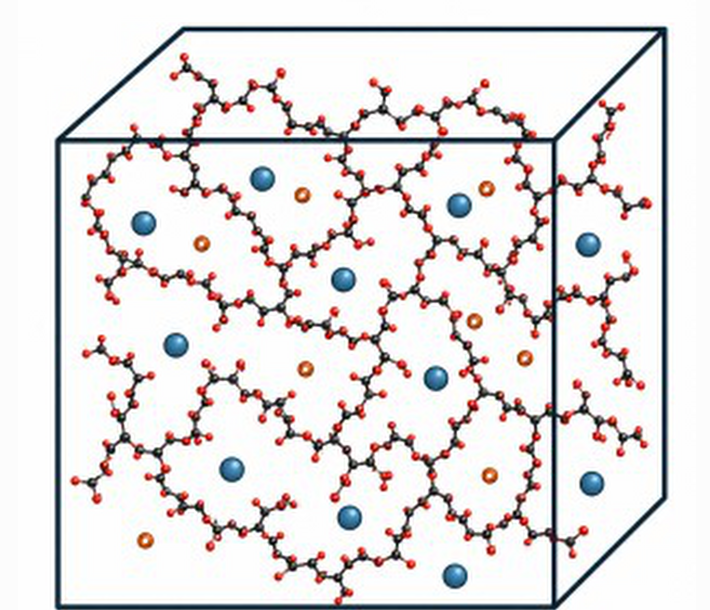
#> input picture assets/manuscript_figures/md_box_source.png, 1420 x 1220 px (shown at 1/2 size); its folder holds only this picture in this run
$ python fig_graphical_abstract_redesign.py
#> lines starting #> are read from the running program, lines starting #| are printed output that depends on the picture
### scripts/manuscript_figures/common.py
from __future__ import annotations

from pathlib import Path

import matplotlib.pyplot as plt
import numpy as np
from matplotlib import font_manager
from matplotlib.transforms import Bbox
from PIL import Image


ROOT = Path(__file__).resolve().parents[2]
FIGURES_DIR = ROOT / "figures"
MANUSCRIPT_FIGURE_DIR = ROOT / "manuscript_figure"
SPEC_DIR = ROOT / "assets" / "manuscript_figures" / "specs"
FONT_ASSET_DIR = ROOT / "assets" / "manuscript_figures" / "fonts"

SVG_CANVAS_DPI = 100
POINTS_PER_SVG_UNIT = 72 / SVG_CANVAS_DPI
FONT_FAMILY = "Liberation Sans"
MATH_FONT_FAMILY = "Cambria Math"
MATH_FALLBACK_FONT_FAMILY = "DejaVu Math TeX Gyre"
MATH_FALLBACK_FONT_SCALE = 0.86
CAMBRIA_MATH_EXTRACTED = FONT_ASSET_DIR / "CambriaMath.ttf"


def manuscript_svg_path(slide_number: int) -> Path:
    return MANUSCRIPT_FIGURE_DIR / f"\uc2ac\ub77c\uc774\ub4dc{slide_number}.SVG"


def manuscript_spec_path(spec_name: str) -> Path:
    return SPEC_DIR / f"{spec_name}.json"


def setup_liberation_sans() -> None:
    for font_dir in (
        ROOT,
        ROOT.parent,
        Path("/usr/share/fonts/truetype/liberation2"),
        Path("/usr/share/fonts/truetype/liberation"),
        Path("/usr/share/fonts/truetype/msttcorefonts"),
        FONT_ASSET_DIR,
        Path.home() / ".fonts",
        Path.home() / ".local/share/fonts",
    ):
        if not font_dir.exists():
            continue
        for font_path in candidate_font_files(font_dir):
            if font_path.suffix.lower() == ".ttc" and "cambria" in font_path.name.lower():
                extracted = extract_cambria_math(font_path)
                if extracted is not None:
                    add_font(extracted)
            add_font(font_path)

    plt.rcParams.update(
        {
            "font.family": "sans-serif",
            "font.sans-serif": [FONT_FAMILY],
            "svg.fonttype": "none",
            "pdf.fonttype": 42,
            "ps.fonttype": 42,
            "figure.dpi": SVG_CANVAS_DPI,
            "savefig.dpi": 600,
        }
    )


def font_available(name: str) -> bool:
    return any(font.name == name for font in font_manager.fontManager.ttflist)


def candidate_font_files(font_dir: Path) -> list[Path]:
    paths: list[Path] = []
    for path in font_dir.iterdir():
        if not path.is_file() or path.suffix.lower() not in {".ttf", ".ttc", ".otf"}:
            continue
        lower_name = path.name.lower()
        if "cambria" in lower_name or "liberation" in lower_name:
            paths.append(path)
    return sorted(paths)


def add_font(path: Path) -> None:
    try:
        font_manager.fontManager.addfont(str(path))
    except Exception:
        return


# [22 lines left out: function extract_cambria_math, not called in this run]


def math_font_family() -> str:
    if font_available(MATH_FONT_FAMILY):
        return MATH_FONT_FAMILY
    return MATH_FALLBACK_FONT_FAMILY


def using_math_fallback() -> bool:
    return not font_available(MATH_FONT_FAMILY)


# [15 lines left out: function content_bbox_inches, not called in this run]


def save_tif_600dpi(fig: plt.Figure, tif_path: Path, *, bbox_inches=None, pad_inches: float = 0.0) -> None:
    tif_path.parent.mkdir(parents=True, exist_ok=True)
    tmp_png = tif_path.with_suffix(".tmp.png")
    fig.savefig(tmp_png, dpi=600, facecolor="white", bbox_inches=bbox_inches, pad_inches=pad_inches)
    with Image.open(tmp_png) as image:
        if image.mode not in {"RGB", "RGBA"}:
            image = image.convert("RGB")
        image.save(tif_path, format="TIFF", dpi=(600, 600), compression="tiff_lzw")
    tmp_png.unlink(missing_ok=True)


# [23 lines left out: functions figure_row, display_or_print, require_outputs, not called in this run]

### scripts/manuscript_figures/fig_graphical_abstract_redesign.py
from __future__ import annotations

import io
from pathlib import Path

import matplotlib.pyplot as plt
from matplotlib import patches
from PIL import Image

from scripts.manuscript_figures.common import (
    FIGURES_DIR,
    FONT_FAMILY,
    MATH_FONT_FAMILY,
    ROOT,
    font_available,
    math_font_family,
    save_tif_600dpi,
    setup_liberation_sans,
)


CANVAS_W = 2048
CANVAS_H = 1068
OUTPUT_NAME = "GraphicalAbstract_redesign"
MD_BOX_SOURCE = ROOT / "assets" / "manuscript_figures" / "md_box_source.png"
LEGACY_GA_PATH = FIGURES_DIR / "GraphicalAbstract.tif"
MD_BOX_CROP = (5580, 1320, 7000, 2540)

PURPLE = "#5A1CFF"
TEAL = "#008D99"
BLACK = "#111111"
O_RED = "#FF0000"
N_BLUE = "#001CFF"
MAJOR_LABEL_SIZE = 16
TRAINING_GRAY = "#777777"


def _math_family() -> str:
    return MATH_FONT_FAMILY if font_available(MATH_FONT_FAMILY) else math_font_family()


def _text(
    ax,
    x: float,
    y: float,
    text: str,
    *,
    size: float = 13,
    weight: str = "normal",
    color: str = BLACK,
    ha: str = "center",
    va: str = "center",
    family: str | None = None,
) -> None:
    ax.text(
        x,
        y,
        text,
        fontsize=size,
        fontweight=weight,
        color=color,
        ha=ha,
        va=va,
        fontfamily=family or FONT_FAMILY,
    )


def _arrow(ax, start: tuple[float, float], end: tuple[float, float], *, color: str = BLACK, lw: float = 1.8) -> None:
    ax.annotate(
        "",
        xy=end,
        xytext=start,
        arrowprops={
            "arrowstyle": "-|>",
            "lw": lw,
            "color": color,
            "mutation_scale": 18,
            "joinstyle": "miter",
            "shrinkA": 0,
            "shrinkB": 0,
        },
    )


def _line_arrow_path(ax, points: list[tuple[float, float]], *, color: str, lw: float = 2.0) -> None:
    xs, ys = zip(*points[:-1])
    ax.plot(xs, ys, color=color, lw=lw, solid_capstyle="butt", solid_joinstyle="miter")
    _arrow(ax, points[-2], points[-1], color=color, lw=lw)


def _dashed_arrow_path(ax, points: list[tuple[float, float]], *, color: str, lw: float = 1.35) -> None:
    arrow_len = 13.0
    end_x, end_y = points[-1]
    prev_x, prev_y = points[-2]
    dx = end_x - prev_x
    dy = end_y - prev_y
    length = (dx**2 + dy**2) ** 0.5
    if length > arrow_len:
        head_start = (end_x - arrow_len * dx / length, end_y - arrow_len * dy / length)
    else:
        head_start = points[-2]

    line_points = [*points[:-1], head_start]
    xs, ys = zip(*line_points)
    ax.plot(
        xs,
        ys,
        color=color,
        lw=lw,
        linestyle=(0, (4, 4)),
        solid_capstyle="butt",
        solid_joinstyle="miter",
    )
    ax.add_patch(
        patches.FancyArrowPatch(
            head_start,
            points[-1],
            arrowstyle="-|>",
            mutation_scale=13,
            linewidth=0,
            facecolor=color,
            edgecolor=color,
        )
    )


def _round_box(
    ax,
    x: float,
    y: float,
    w: float,
    h: float,
    *,
    edge: str = BLACK,
    face: str = "white",
    lw: float = 1.7,
    radius: float = 14,
    linestyle: str = "solid",
) -> None:
    ax.add_patch(
        patches.FancyBboxPatch(
            (x, y),
            w,
            h,
            boxstyle=f"round,pad=0.008,rounding_size={radius}",
            linewidth=lw,
            edgecolor=edge,
            facecolor=face,
            linestyle=linestyle,
        )
    )


def _card_stack(ax) -> None:
    x, y, w, h = 72, 404, 245, 224
    for dx, dy in [(22, -36), (11, -22), (0, 0)]:
        _round_box(ax, x + dx, y + dy, w, h, edge=BLACK, lw=1.6, radius=14)

    _text(ax, x + w / 2, y + 54, "[*] O C C O [*]", size=13.2, weight="bold")
    _text(ax, x + w / 2, y + 112, "[*] C(=O) O C [*]", size=13.2, weight="bold")
    _text(ax, x + w / 2, y + 174, "...", size=17, weight="bold")
    _text(ax, x + w / 2, y + h + 43, "endpoints preserved", size=14)
    _text(ax, x + w / 2, y + h + 80, "SELFIES-PSMILES", size=MAJOR_LABEL_SIZE, weight="bold")
    _text(ax, x + w / 2, y + h + 116, "corpus", size=MAJOR_LABEL_SIZE, weight="bold")
    _dashed_arrow_path(ax, [(330, 356), (438, 356), (438, 448), (495, 448)], color=TRAINING_GRAY, lw=1.25)
    _text(ax, 422, 314, "trained on", size=8.6, color=TRAINING_GRAY, ha="right")
    _text(ax, 422, 338, "SELFIES-PSMILES strings", size=8.6, color=TRAINING_GRAY, ha="right")


def _target_axis(ax) -> None:
    ax.plot([455, 455], [880, 170], color=BLACK, lw=1.6)
    _arrow(ax, (455, 215), (455, 165), color=BLACK, lw=1.6)
    ax.scatter([455], [248], s=120, color=PURPLE, zorder=5)
    ax.scatter([455], [768], s=120, color=TEAL, zorder=5)
    _text(ax, 458, 86, "continuous", size=15)
    _text(ax, 458, 116, "target", size=15)
    _text(ax, 458, 150, "log₁₀ σ", size=14, family=_math_family())

    _text(ax, 576, 192, "representative", size=10.4, weight="bold", color=PURPLE)
    _text(ax, 576, 224, "top-tail", size=12.2, weight="bold", color=PURPLE)
    _text(ax, 576, 256, "target", size=12.2, weight="bold", color=PURPLE)
    _arrow(ax, (576, 302), (576, 415), color=PURPLE, lw=1.8)

    _arrow(ax, (576, 690), (576, 599), color=TEAL, lw=1.8)
    _text(ax, 576, 724, "representative", size=10.4, weight="bold", color=TEAL)
    _text(ax, 576, 756, "lower", size=12.2, weight="bold", color=TEAL)
    _text(ax, 576, 788, "target", size=12.2, weight="bold", color=TEAL)


def _transcvae(ax) -> None:
    _round_box(ax, 495, 415, 162, 184, edge=BLACK, lw=1.8, radius=12)
    _text(ax, 576, 468, "trained", size=10.2)
    _text(ax, 576, 506, "TransCVAE", size=11.0)
    _text(ax, 576, 544, "generator", size=10.8)
    _line_arrow_path(ax, [(657, 470), (690, 470), (690, 357), (725, 357)], color=PURPLE, lw=1.9)
    _line_arrow_path(ax, [(657, 545), (690, 545), (690, 764), (725, 764)], color=TEAL, lw=1.9)


def _bracket(ax, x: float, y: float, h: float, *, side: str, scale: float = 1.0, lw: float = 1.4) -> None:
    tick = 12 * scale
    if side == "left":
        ax.plot([x, x], [y, y + h], color=BLACK, lw=lw)
        ax.plot([x, x + tick], [y, y], color=BLACK, lw=lw)
        ax.plot([x, x + tick], [y + h, y + h], color=BLACK, lw=lw)
    else:
        ax.plot([x, x], [y, y + h], color=BLACK, lw=lw)
        ax.plot([x - tick, x], [y, y], color=BLACK, lw=lw)
        ax.plot([x - tick, x], [y + h, y + h], color=BLACK, lw=lw)


def _atom(ax, x: float, y: float, label: str, *, size: float = 13) -> None:
    color = O_RED if label == "O" else N_BLUE if label == "NH" else BLACK
    ax.text(
        x,
        y,
        label,
        fontsize=size,
        fontweight="bold" if label in {"O", "NH"} else "normal",
        color=color,
        ha="center",
        va="center",
        fontfamily=FONT_FAMILY,
        bbox={"facecolor": "white", "edgecolor": "none", "pad": 0.2},
        zorder=6,
    )


def _bond(ax, points: list[tuple[float, float]], *, lw: float = 1.8) -> None:
    xs, ys = zip(*points)
    ax.plot(xs, ys, color=BLACK, lw=lw, solid_capstyle="round", solid_joinstyle="round")


def _carbonyl(ax, x: float, y: float, *, scale: float = 1.0) -> None:
    ax.plot([x - 4 * scale, x - 4 * scale], [y, y - 58 * scale], color=BLACK, lw=1.5 * scale)
    ax.plot([x + 4 * scale, x + 4 * scale], [y, y - 58 * scale], color=BLACK, lw=1.5 * scale)
    _atom(ax, x, y - 74 * scale, "O", size=13 * scale)


def _polymer(ax, x: float, y: float, *, scale: float = 1.0, variant: str = "top1") -> None:
    s = scale
    left_bracket = x + 50 * s
    right_bracket = x + 438 * s
    _bracket(ax, left_bracket, y - 68 * s, 132 * s, side="left", scale=s)
    _bracket(ax, right_bracket, y - 68 * s, 132 * s, side="right", scale=s)
    _text(ax, x + 16 * s, y, "[*]", size=12 * s, weight="bold")
    _text(ax, x + 474 * s, y, "[*]", size=12 * s, weight="bold")
    _text(ax, right_bracket + 22 * s, y + 72 * s, "n", size=11 * s)

    chains = {
        "top1": {
            "points": [(54, 0), (94, 24), (134, 0), (176, 24), (218, 0), (272, -30), (326, 0), (378, -30), (426, 0)],
            "atoms": [(176, 24, "O"), (382, -30, "NH")],
            "carbonyl": (134, 0),
        },
        "top2": {
            "points": [(54, 0), (94, 24), (134, 0), (176, 24), (224, 0), (280, -30), (336, 0), (386, 26), (426, 4)],
            "atoms": [(176, 24, "NH"), (386, 26, "O")],
            "carbonyl": (134, 0),
        },
        "low1": {
            "points": [(54, 0), (96, 24), (140, 0), (190, 28), (246, -4), (304, 28), (360, 0), (410, 28), (426, 12)],
            "atoms": [(140, 0, "NH"), (304, 28, "O"), (410, 28, "NH")],
            "carbonyl": None,
        },
        "low2": {
            "points": [(54, 0), (94, 24), (134, 0), (184, 34), (248, 0), (310, 34), (372, 0), (410, 24), (426, 10)],
            "atoms": [(410, 24, "O")],
            "carbonyl": (134, 0),
        },
        "sel1": {
            "points": [(54, 0), (94, 24), (134, 0), (176, 24), (218, 0), (272, -30), (326, 0), (378, -30), (426, 0)],
            "atoms": [(176, 24, "O"), (382, -30, "NH")],
            "carbonyl": (134, 0),
        },
        "sel2": {
            "points": [(54, 0), (96, 24), (140, 0), (190, 28), (246, -4), (304, 28), (360, 0), (410, 28), (426, 12)],
            "atoms": [(140, 0, "NH"), (340, 0, "O")],
            "carbonyl": None,
        },
    }
    chain = chains[variant]
    _bond(ax, [(x + px * s, y + py * s) for px, py in chain["points"]], lw=1.8 * s)
    carbonyl = chain["carbonyl"]
    if carbonyl is not None:
        _carbonyl(ax, x + carbonyl[0] * s, y + carbonyl[1] * s, scale=s)
    for px, py, label in chain["atoms"]:
        _atom(ax, x + px * s, y + py * s, label, size=(12 if label == "NH" else 13) * s)


def _pool_boxes(ax) -> None:
    _text(ax, 1008, 50, "valid-endpoint generated pool", size=MAJOR_LABEL_SIZE, weight="bold")

    _text(ax, 1008, 110, "top-tail target generated examples", size=15, color=PURPLE)
    _round_box(ax, 725, 132, 565, 384, edge=PURPLE, face="white", lw=1.5, radius=24, linestyle=(0, (3, 3)))
    _polymer(ax, 762, 236, scale=0.98, variant="top1")
    _polymer(ax, 762, 420, scale=0.98, variant="top2")

    _text(ax, 1008, 585, "lower target generated examples", size=15, color=TEAL)
    _round_box(ax, 725, 615, 565, 332, edge=TEAL, face="white", lw=1.5, radius=24, linestyle=(0, (3, 3)))
    _polymer(ax, 762, 700, scale=0.98, variant="low1")
    _polymer(ax, 762, 858, scale=0.98, variant="low2")


def _ranking_and_selected(ax) -> None:
    _round_box(ax, 1318, 440, 282, 205, edge=BLACK, lw=1.7, radius=13)
    _text(ax, 1459, 520, "PolyBERT-Ridge", size=12.2)
    _text(ax, 1459, 563, "surrogate ranking", size=12.2)

    _line_arrow_path(ax, [(1290, 357), (1459, 357), (1459, 440)], color=PURPLE, lw=2.2)
    _line_arrow_path(ax, [(1290, 764), (1459, 764), (1459, 645)], color=TEAL, lw=2.2)
    _line_arrow_path(ax, [(1600, 542), (1650, 542), (1650, 260), (1696, 260)], color=BLACK, lw=2.0)

    _text(ax, 1860, 110, "selected subset", size=MAJOR_LABEL_SIZE, weight="bold")
    _round_box(ax, 1705, 136, 310, 270, edge=BLACK, lw=1.6, radius=12)
    _polymer(ax, 1714, 226, scale=0.56, variant="sel1")
    _polymer(ax, 1714, 347, scale=0.56, variant="sel2")
    _arrow(ax, (1860, 406), (1860, 490), color=BLACK, lw=1.6)


def _load_md_box() -> Image.Image:
    if MD_BOX_SOURCE.exists():
        with Image.open(MD_BOX_SOURCE) as image:
#> image is the input picture: PIL image 1420x1220 RGB; mean R, G, B 227.5, 223.7, 223.7
            return image.convert("RGB")

    if not LEGACY_GA_PATH.exists():
        raise FileNotFoundError(f"Missing MD box source asset: {MD_BOX_SOURCE}")
    with Image.open(LEGACY_GA_PATH) as image:
        return image.convert("RGB").crop(MD_BOX_CROP)


def _md_panel(ax) -> None:
    md_box = _load_md_box()
    ax.imshow(md_box, extent=(1676, 2024, 505, 814), interpolation="lanczos", origin="lower", zorder=1)
    _text(ax, 1860, 858, "static cNE0 MD", size=MAJOR_LABEL_SIZE, weight="bold")
    _text(ax, 1860, 896, "reassessment", size=MAJOR_LABEL_SIZE, weight="bold")


def make_figure() -> plt.Figure:
    setup_liberation_sans()
    fig = plt.figure(figsize=(7026 / 600, 3660 / 600), dpi=100)
    ax = fig.add_axes([0, 0, 1, 1])
    ax.set_xlim(0, CANVAS_W)
    ax.set_ylim(CANVAS_H, 0)
    ax.set_aspect("equal", adjustable="box")
    ax.axis("off")
    fig.patch.set_facecolor("white")
    ax.set_facecolor("white")

    _card_stack(ax)
    _target_axis(ax)
    _transcvae(ax)
    _pool_boxes(ax)
    _ranking_and_selected(ax)
    _md_panel(ax)
    return fig


def main(display_inline: bool = False, output_name: str = OUTPUT_NAME) -> dict[str, str]:
    output_path = FIGURES_DIR / f"{output_name}.tif"
    fig = make_figure()
    save_tif_600dpi(fig, output_path, bbox_inches=None, pad_inches=0.0)
#> in save_tif_600dpi, `fig.savefig(tmp_png, dpi=600, facecolor="white", bbox_inches=bbox_inch..`:
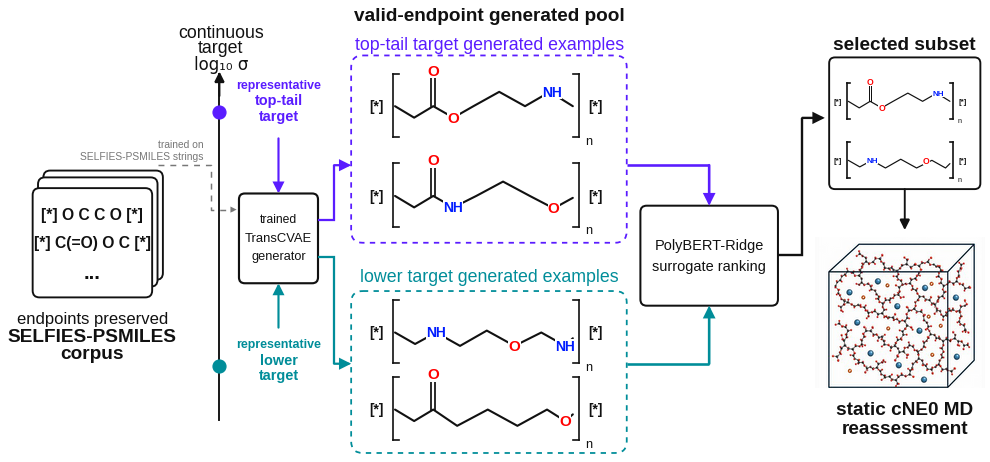
#> figure drawn by matplotlib, 1 panel
#> in save_tif_600dpi, `with Image.open(tmp_png) as image:`:
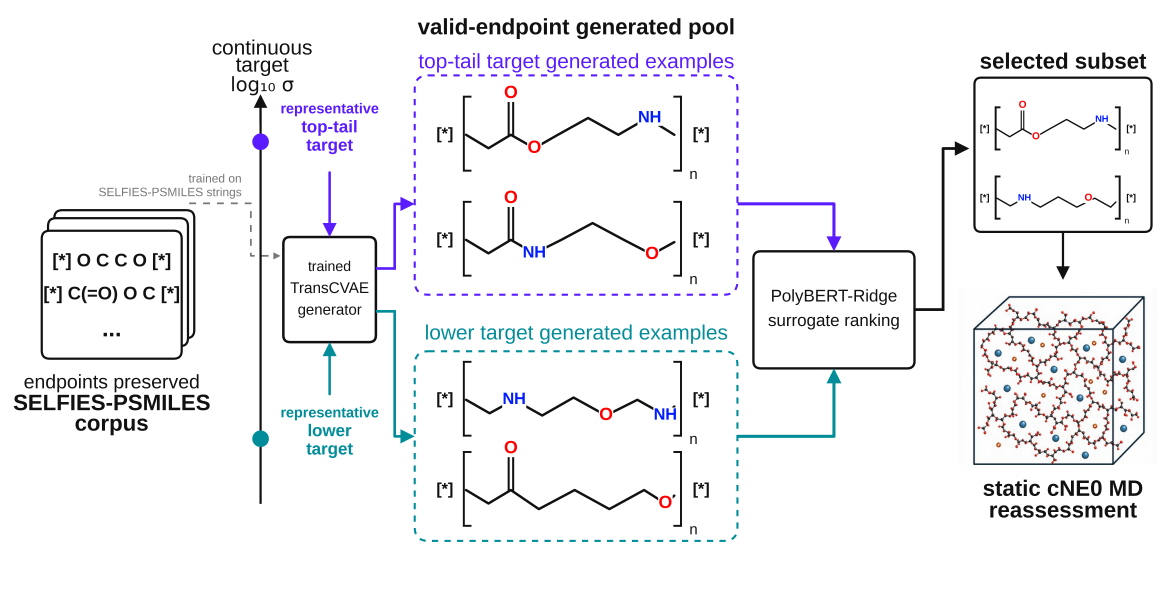
#> image: PIL image 7026x3660 RGBA (shown at 1/6 size); mean R, G, B, A 242.3, 242.5, 244.2, 255
    plt.close(fig)
    row = {"figure": output_name, "tif": str(output_path.relative_to(ROOT))}
    print(f"{row['figure']}: {row['tif']}")
    if display_inline:
        from IPython.display import Image as IPythonImage
        from IPython.display import display

        preview = Image.open(output_path).convert("RGB")
        preview.thumbnail((1600, 900), Image.Resampling.LANCZOS)
        buffer = io.BytesIO()
        preview.save(buffer, format="PNG")
        display(IPythonImage(data=buffer.getvalue()))
    return row


if __name__ == "__main__":
    main(display_inline=False)
